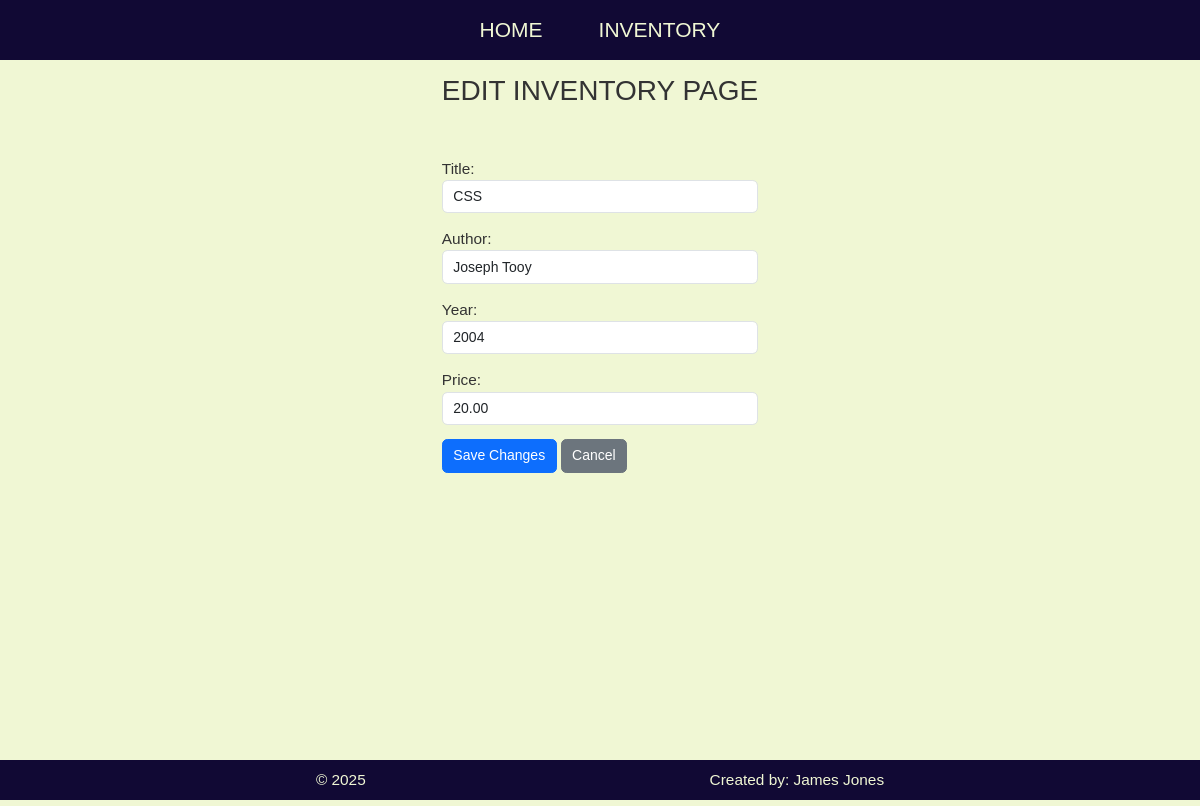
Page /inventory/inventory/edit/2/ on the committed database.
### inventory/models.py (models this page shows, shortened)
class Book(models.Model):
    title = models.CharField(max_length=200)
    author = models.CharField(max_length=100)
    year = models.PositiveIntegerField()
    price = models.DecimalField(max_digits=6, decimal_places=2)

### inventory/views.py (the view)
# urls.py: path('inventory/edit/<int:book_id>/', views.inventory_edit, name='edit'),
def inventory_edit(request, book_id):
    book = Book.objects.get(id=book_id)
    if request.method == 'POST':
        form = BookForm(request.POST, instance=book)
        if form.is_valid():
            form.save()
            return redirect('inventory')
    else:
        form = BookForm(instance=book)
    return render(request, 'inventory/edit.html', {'form': form, 'book': book})

### inventory/forms.py
class BookForm(forms.ModelForm):
    class Meta:
        model = Book
        fields = ['title', 'author', 'year', 'price']
        widgets = {
            'title': forms.TextInput(attrs={'class': 'form-control', 'placeholder': 'Enter book title'}),
            'author': forms.TextInput(attrs={'class': 'form-control', 'placeholder': 'Enter author name'}),
            'year': forms.NumberInput(attrs={'class': 'form-control', 'placeholder': 'Enter publication year'}),
            'price': forms.NumberInput(attrs={'class': 'form-control', 'step': '0.01', 'placeholder': 'Enter book price'}),
        }

### templates/inventory/edit.html (shortened to what this page needs)
{% extends "base.html" %}
{% block content %}
<div class="container-edit">
    <div class="description-edit">
        <h1>Edit Inventory Page</h1>
    </div>
    <br>
    <br>
    <div class="edit-form">
        <form method="post">
            {{ form.as_p }}
            <button type="submit" class="btn btn-primary">Save Changes</button>
            <button type="button" class="btn btn-secondary" onclick="window.history.back();">Cancel</button>
        </form>
    </div>
</div>
{% endblock content %}

### static/css/base.css (style rules this page uses)
:root { --primary-color: #110934; --secondary-color: #f0f7d4; --neutral-color: #333333; --background-color: #f0f7d4; --surface-color: #110934; --lobster-font: 'Lobster', sans-serif; --sans-font: 'DM Sans', sans-serif; }
body { min-height: 100vh; display: flex; flex-direction: column; background-color: var(--background-color); }
html { background-color: var(--background-color); font-size: 14px; }
* { font-family: var(--sans-font); margin: 0px; padding: 0px; }
h1 { color: var(--neutral-color); font-size: 2rem; text-transform: uppercase; }
p { color: var(--neutral-color); font-size: 1.1rem; }

### rows in the picture
Book: title "CSS", author "Joseph Tooy", year "2004", price "20.00"
